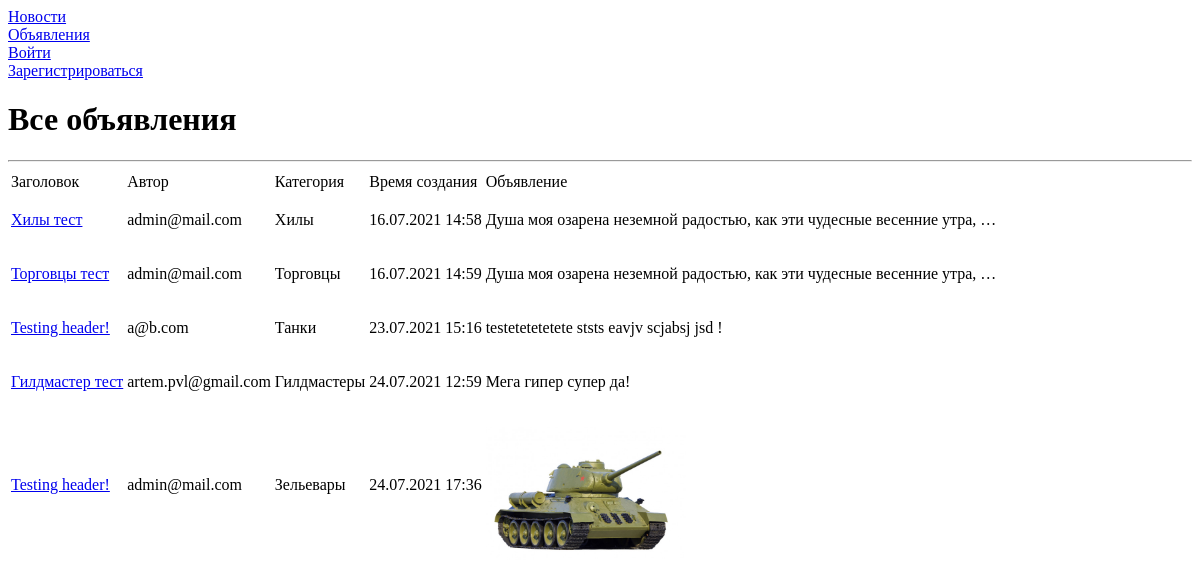
Page /board/ad on the earlier database version.
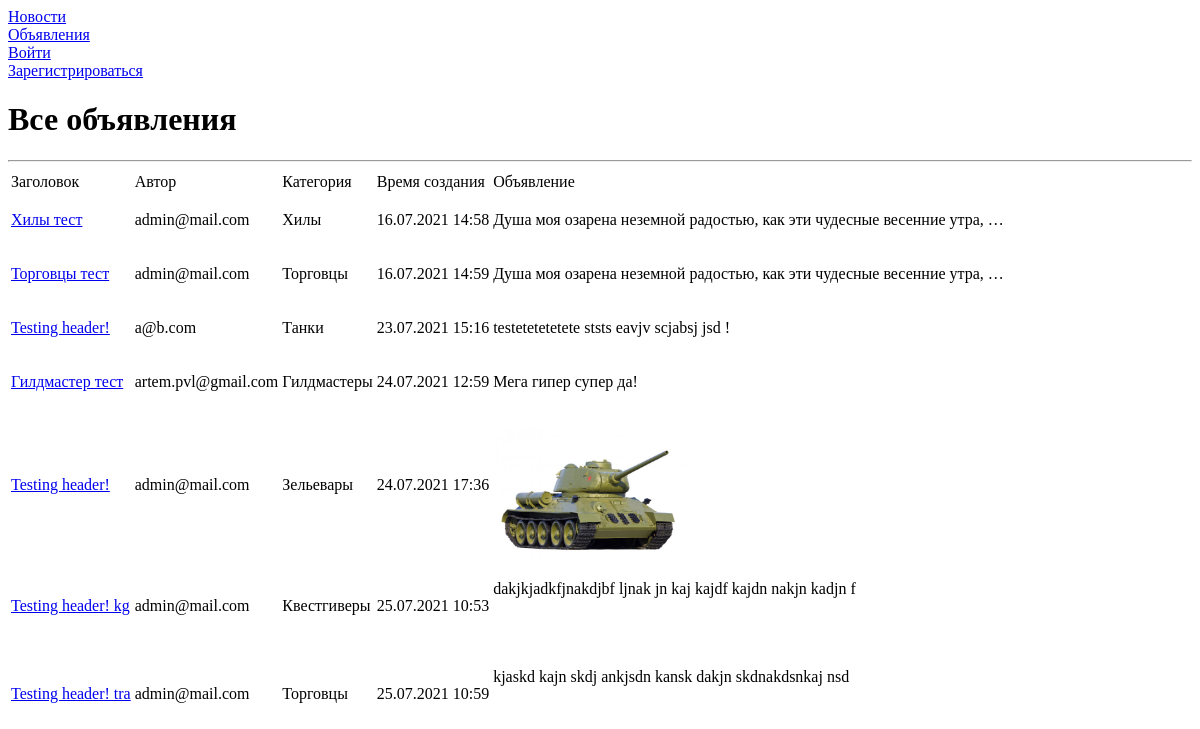
Same page on the later database version.
### board/models.py (models this page shows, shortened)
class Ad(models.Model):
    user_id = models.ForeignKey(auth.get_user_model(),
                                on_delete=models.CASCADE)
    category_id = models.ForeignKey(Category, on_delete=models.CASCADE)
    header = models.CharField(max_length=255)
    ad = RichTextUploadingField(default='')
    creation_time = models.DateTimeField(auto_now_add=True)

class Category(models.Model):
    name = models.CharField(max_length=255, unique=True)
    def __str__(self):
        return self.name

### board/views.py (the view)
# urls.py: path('ad', AdList.as_view(), name='ad_list_view'),
class AdList(ListView):
    model = Ad
    template_name = "ad_list.html"
    context_object_name = 'ads'

### templates/ad_list.html (shortened to what this page needs)
{% extends 'flatpages/default.html' %}
{% block body %}
    <h1>Все объявления</h1>
    <hr>
    {% if ads %}
        <table>
            <thead>
                <tr>
                    <td>
                        Заголовок
                    </td>
                    <td>
                        Автор
                    </td>
                    <td>
                        Категория
                    </td>
                    <td>
                        Время создания
                    </td>
                    <td>
                        Объявление
                    </td>
                </tr>
            </thead>
            {% for ad in ads %}
                <tr>
                    <td>
                        <a href="{% url 'ad_detail_view' ad.id %}">{{ ad.header|truncatechars:50 }}</a>
                    </td>
                    <td>
                        {{ ad.user_id.email }}
                    </td>
                    <td>
                        {{ ad.category_id }}
                    </td>
                    <td>
                        {{ ad.creation_time|date:'d.m.Y G:i' }}
                    </td>
                    <td>
                        {{ ad.ad|safe|truncatewords:10 }}
                    </td>
                </tr>
            {% endfor %}
        </table>
    {% else %}
        <h2>Нет объявлений!</h2>
    {% endif %}
{% endblock body %}

Differences in the rows shown:
added Ad: header "Testing header! kg", user_id.email "admin@mail.com", category_id "Квестгиверы", creation_time "25.07.2021 10:53", ad "dakjkjadkfjnakdjbf ljnak jn kaj kajdf kajdn nakjn kadjn f"
added Ad: header "Testing header! tra", user_id.email "admin@mail.com", category_id "Торговцы", creation_time "25.07.2021 10:59", ad "kjaskd kajn skdj ankjsdn kansk dakjn skdnakdsnkaj nsd"
